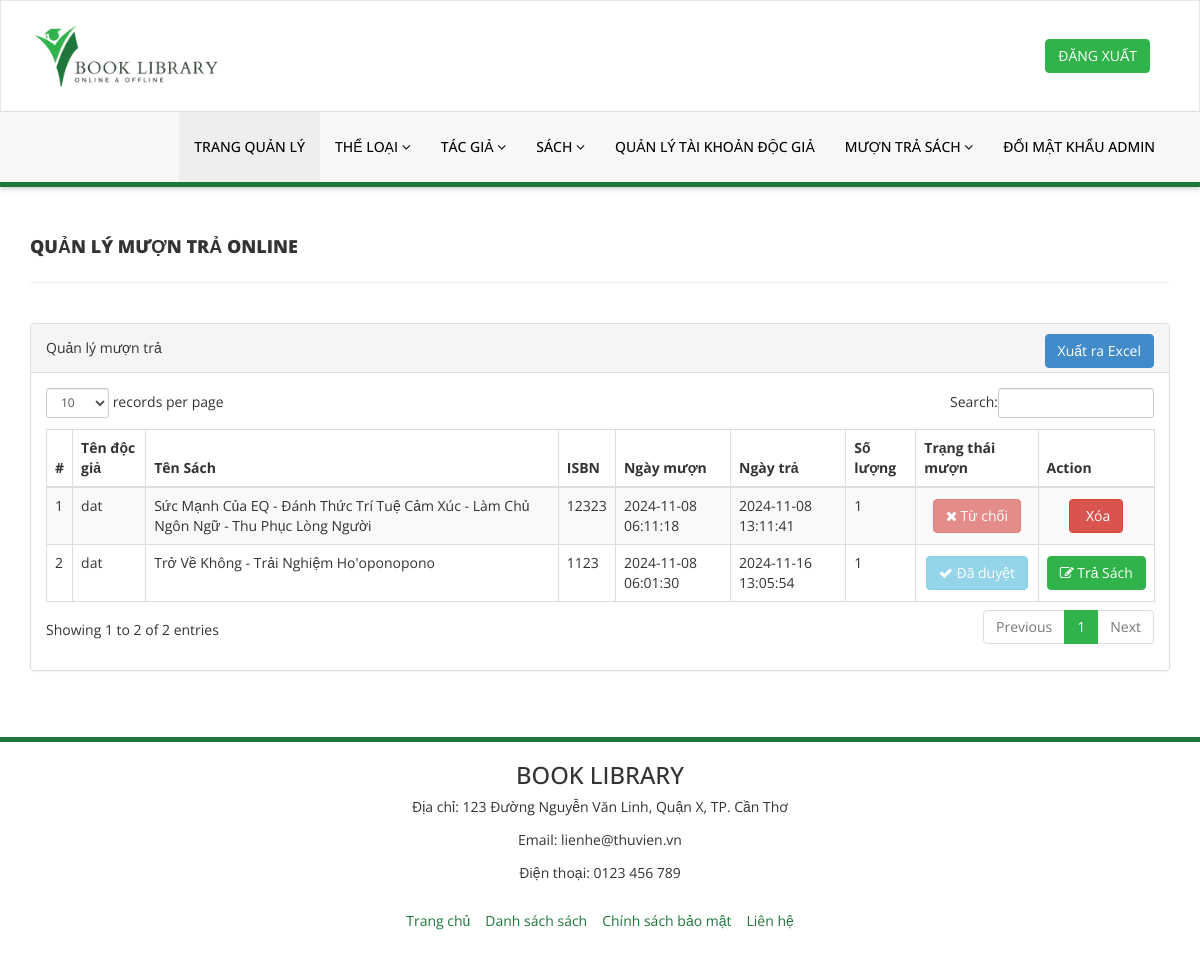
Before: /admin/manage-issued-books-online.php (signed in) with the older database file.
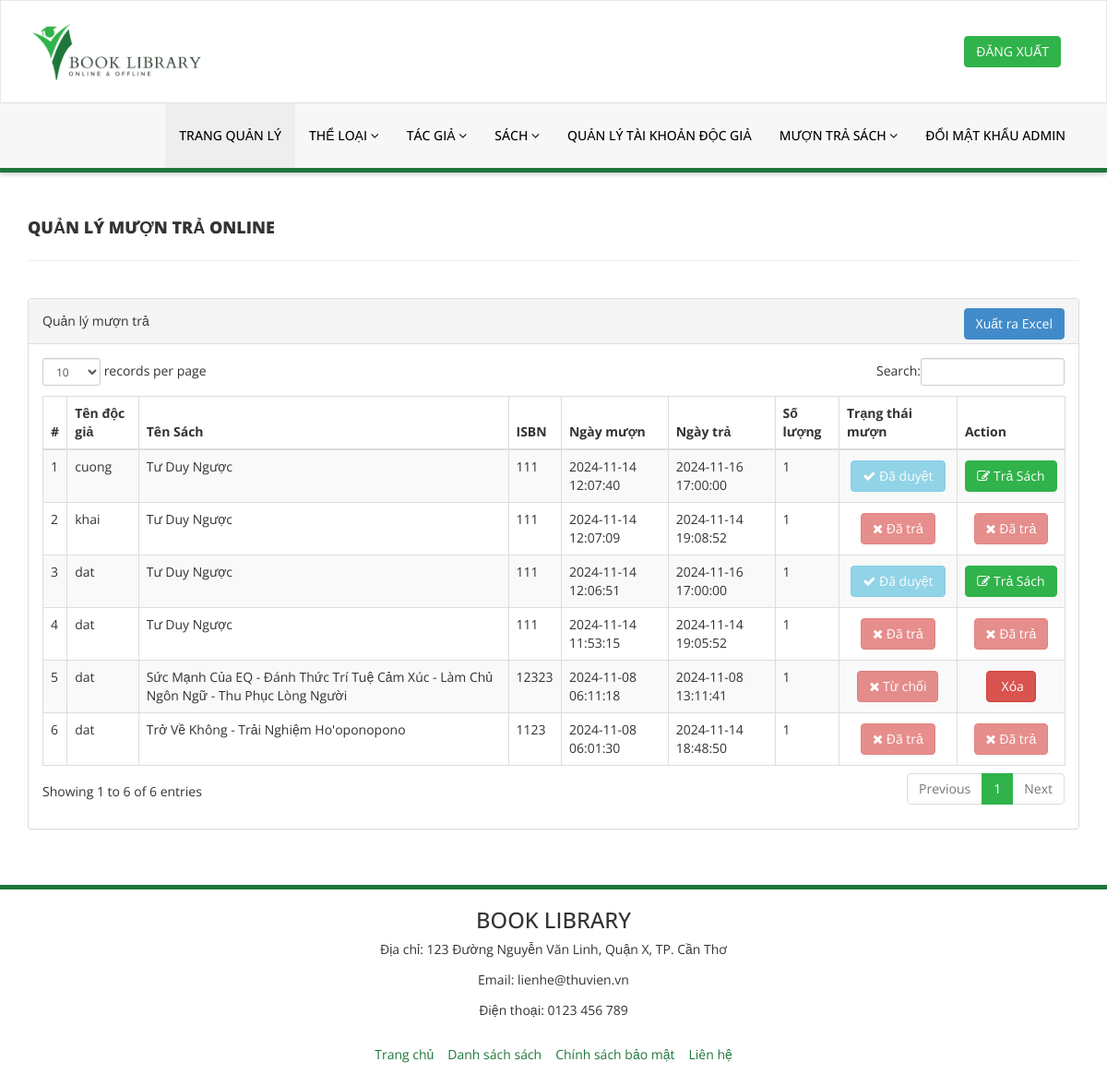
After: the same page with the newer database file.
### tables this page shows
CREATE TABLE `ctmuontra` (
  `id` int NOT NULL,
  `BookId` int NOT NULL,
  `ReaderId` int NOT NULL,
  `IssuesDate` timestamp NOT NULL DEFAULT CURRENT_TIMESTAMP,
  `ReturnDate` timestamp NULL DEFAULT NULL ON UPDATE CURRENT_TIMESTAMP,
  `QuantityBorrow` int NOT NULL,
  `Method` tinyint NOT NULL,
  `BorrowStatus` tinyint DEFAULT NULL
);

CREATE TABLE `docgia` (
  `id` int NOT NULL,
  `FullName` varchar(100) DEFAULT NULL,
  `EmailId` varchar(100) DEFAULT NULL,
  `MobileNumber` char(11) DEFAULT NULL,
  `Password` varchar(255) DEFAULT NULL,
  `Status` tinyint DEFAULT NULL,
  `RegDate` timestamp NULL DEFAULT CURRENT_TIMESTAMP,
  `UpdationDate` timestamp NULL DEFAULT NULL ON UPDATE CURRENT_TIMESTAMP
);

CREATE TABLE `sach` (
  `id` int NOT NULL,
  `BookName` varchar(255) DEFAULT NULL,
  `CatId` int DEFAULT NULL,
  `AuthorId` int DEFAULT NULL,
  `ISBNNumber` int DEFAULT NULL,
  `BookPrice` decimal(10,2) DEFAULT NULL,
  `RegDate` timestamp NULL DEFAULT CURRENT_TIMESTAMP,
  `updationDate` timestamp NULL DEFAULT CURRENT_TIMESTAMP ON UPDATE CURRENT_TIMESTAMP,
  `Image` varchar(255) DEFAULT NULL,
  `Quantity` int NOT NULL,
  `Stock` int NOT NULL,
  `Method` tinyint NOT NULL
);

### admin/manage-issued-books-online.php (the view, shortened to what the changed rows need)
<?php
include('includes/config.php');
if (strlen($_SESSION['alogin']) == 0) {
    header("location:../adminlogin.php");
    exit();
} else {
?>
    <!DOCTYPE html>
    <html xmlns="http://www.w3.org/1999/xhtml">
    <head>
        <link href="assets/css/bootstrap.css" rel="stylesheet" />
        <link href="assets/css/font-awesome.css" rel="stylesheet" />
        <link href="assets/js/dataTables/dataTables.bootstrap.css" rel="stylesheet" />
        <link href="assets/css/style.css" rel="stylesheet" />
    </head>
    <body>
        <?php include('includes/header.php'); ?>
        <div class="content-wrapper">
            <div class="container">
                <div class="row pad-botm">
                    <div class="col-md-12">
                        <h4 class="header-line">Quản lý mượn trả ONLINE</h4>
                    </div>
                    <div class="row">
                    </div>
                </div>
                <div class="row">
                    <div class="col-md-12">
                        <div class="panel panel-default">
                            <div class="panel-heading">
                                Quản lý mượn trả
                                <a style="margin-left: 10px; float: right;" href="export-online-borrow-return.php" class="btn btn-success">Xuất ra Excel</a>
                            </div>
                            <div class="panel-body">
                                <div class="table-responsive">
                                    <table class="table table-striped table-bordered table-hover" id="dataTables-example">
                                        <thead>
                                            <tr>
                                                <th>#</th>
                                                <th>Tên độc giả</th>
                                                <th>Tên Sách</th>
                                                <th>ISBN </th>
                                                <th>Ngày mượn</th>
                                                <th>Ngày trả</th>
                                                <th>Số lượng</th>
                                                <th>Trạng thái mượn</th>
                                                <th>Action</th>
                                            </tr>
                                        </thead>
                                        <tbody>
                                            <?php $sql = "SELECT docgia.FullName,ctmuontra.BorrowStatus, sach.BookName, sach.ISBNNumber,ctmuontra.QuantityBorrow,ctmuontra.Method, ctmuontra.IssuesDate, ctmuontra.ReturnDate, ctmuontra.id as rid
                                                FROM ctmuontra
                                                JOIN docgia ON docgia.id = ctmuontra.ReaderId
                                                JOIN sach ON sach.id = ctmuontra.BookId
                                                WHERE ctmuontra.Method = 1
                                                ORDER BY ctmuontra.id DESC";
                                            $query = $dbh->prepare($sql);
                                            $query->execute();
                                            $results = $query->fetchAll(PDO::FETCH_OBJ);
                                            $cnt = 1;
                                            if ($query->rowCount() > 0) {
                                                foreach ($results as $result) {              ?>
                                                    <tr class="odd gradeX">
                                                        <td class="center"><?php echo htmlentities($cnt); ?></td>
                                                        <td class="center"><?php echo htmlentities($result->FullName); ?></td>
                                                        <td class="center"><?php echo htmlentities($result->BookName); ?></td>
                                                        <td class="center"><?php echo htmlentities($result->ISBNNumber); ?></td>
                                                        <td class="center"><?php echo htmlentities($result->IssuesDate); ?></td>
                                                        <td class="center"><?php if ($result->ReturnDate == "") {
                                                                                echo htmlentities("Chưa trả");
                                                                            } else {
                                                                                echo htmlentities($result->ReturnDate);
                                                                            }
                                                                            ?></td>
                                                        <td class="center"><?php echo htmlentities($result->QuantityBorrow); ?></td>
                                                        <td class="center" style="vertical-align: middle;">
                                                            <div class=" btn-container" style="display: flex; justify-content: center; align-items: center; gap: 3px;">
                                                                <?php if ($result->BorrowStatus == '0') { ?>
                                                                    <a href="manage-issued-books-online.php?approve_id=<?php echo htmlentities($result->rid); ?>">
                                                                        <button class="btn btn-success"><i class="fa fa-check "></i> Duyệt</button>
                                                                    </a>
                                                                    <a href="manage-issued-books-online.php?reject_id=<?php echo htmlentities($result->rid); ?>">
                                                                        <button class="btn btn-warning"><i class="fa fa-times "></i> Từ chối</button>
                                                                    </a>
                                                                <?php } elseif ($result->BorrowStatus == '1') { ?>
                                                                    <button class="btn btn-info" disabled><i class="fa fa-check "></i> Đã duyệt</button>
                                                                <?php } elseif ($result->BorrowStatus == '2') { ?>
                                                                    <button class="btn btn-danger" disabled><i class="fa fa-times "></i> Đã trả</button>
                                                                <?php } else { ?>
                                                                    <button class="btn btn-danger" disabled><i class="fa fa-times "></i> Từ chối</button>
                                                                <?php } ?>
                                                            </div>
                                                        </td>
                                                        <td class="center" style="vertical-align: middle;">
                                                            <div class=" btn-container" style="display: flex; justify-content: center; align-items: center; gap: 3px;">
                                                                <?php if ($result->BorrowStatus == '0') { ?>
                                                                    <button class="btn btn-secondary" disabled></button>
                                                                <?php } elseif ($result->BorrowStatus == '1') { ?>
                                                                    <a href="manage-issued-books-online.php?rid=<?php echo htmlentities($result->rid); ?>">
                                                                        <button class="btn btn-primary"><i class="fa fa-edit "></i> Trả Sách</button>
                                                                    </a>
                                                                <?php } elseif ($result->BorrowStatus == '2') { ?>
                                                                    <button class="btn btn-danger" disabled><i class="fa fa-times "></i> Đã trả</button>
                                                                <?php } elseif ($result->BorrowStatus === NULL) { ?>
                                                                    <a href="manage-issued-books-online.php?del=<?php echo htmlentities($result->rid); ?>">
                                                                        <button class="btn btn-danger"><i class="fa fa-trash "></i> Xóa</button>
                                                                    </a>
                                                                <?php } ?>
                                                            </div>
                                                        </td>
                                                    </tr>
                                            <?php $cnt = $cnt + 1;
                                                }
                                            } ?>
                                        </tbody>
                                    </table>
                                </div>
                            </div>
                        </div>
                    </div>
                </div>
            </div>
        </div>
        <?php include('includes/footer.php'); ?>
    </body>
    </html>
<?php } ?>

Changed rows visible on the page:
added ctmuontra: ReaderId.FullName "cuong", BookId.BookName "Tư Duy Ngược", BookId.ISBNNumber "111", IssuesDate "2024-11-14 12:07:40", ReturnDate "2024-11-16 17:00:00", QuantityBorrow "1", BorrowStatus 1 (drawn)
added ctmuontra: ReaderId.FullName "khai", BookId.BookName "Tư Duy Ngược", BookId.ISBNNumber "111", IssuesDate "2024-11-14 12:07:09", ReturnDate "2024-11-14 19:08:52", QuantityBorrow "1", BorrowStatus 2 (drawn)
added ctmuontra: ReaderId.FullName "dat", BookId.BookName "Tư Duy Ngược", BookId.ISBNNumber "111", IssuesDate "2024-11-14 12:06:51", ReturnDate "2024-11-16 17:00:00", QuantityBorrow "1", BorrowStatus 1 (drawn)
added ctmuontra: ReaderId.FullName "dat", BookId.BookName "Tư Duy Ngược", BookId.ISBNNumber "111", IssuesDate "2024-11-14 11:53:15", ReturnDate "2024-11-14 19:05:52", QuantityBorrow "1", BorrowStatus 2 (drawn)
changed ctmuontra "Trở Về Không - Trải Nghiệm Ho'oponopono": ReturnDate "2024-11-16 13:05:54" → "2024-11-14 18:48:50"; BorrowStatus "Đã duyệt Trả Sách" → "Đã trả Đã trả"
Other visible differences:
text written by a page script: "records per page Search: Showing 1 to 2 of 2 entries Previous 1 Next" → "records per page Search: Showing 1 to 6 of 6 entries Previous 1 Next"
